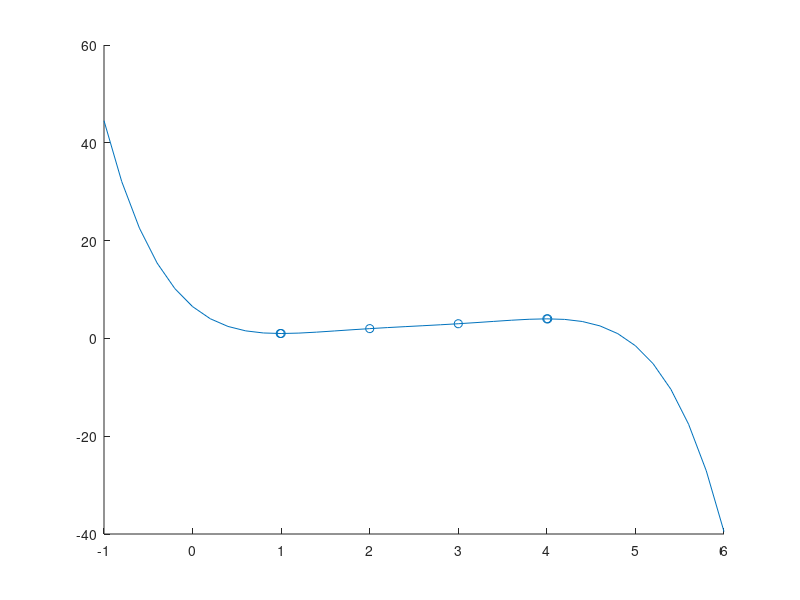
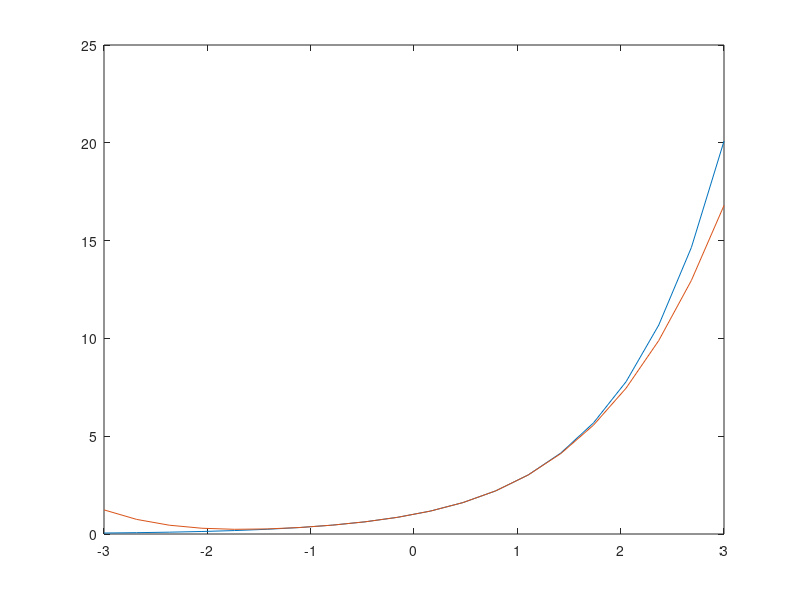
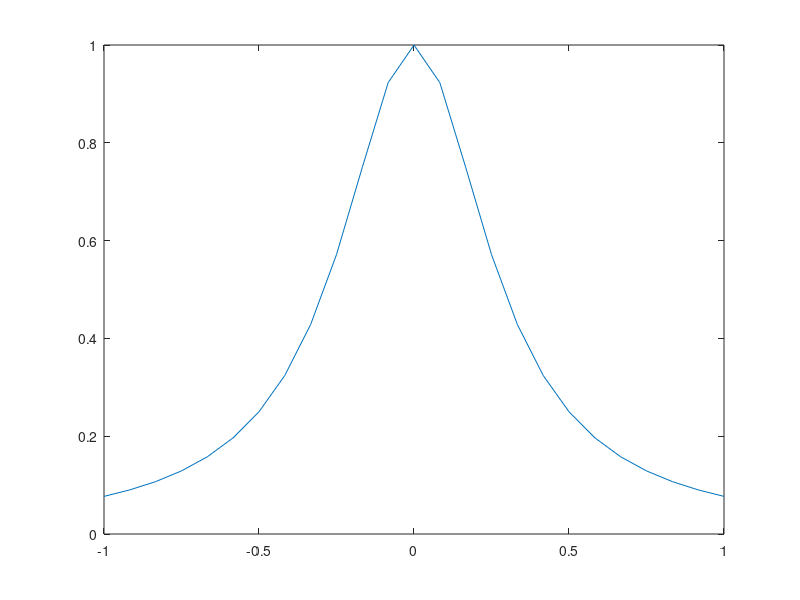
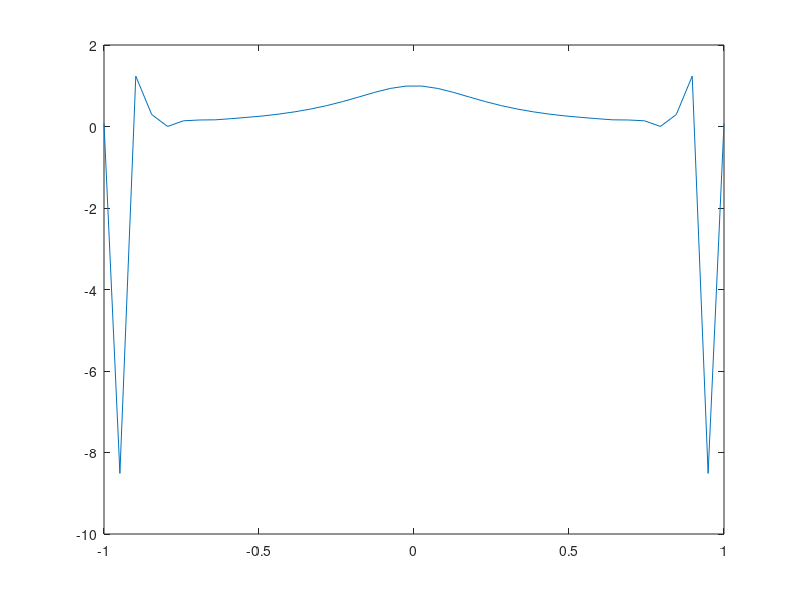

Write the MATLAB code that produced these figures, in order.
%Examples July 15

%data with points close to each other
x = [0.99 1 2 3 4 4.01];
y = [1 1 2 3  4 4];
p_new = polyfit(x,y,5)
x_plot = -1:0.2:6;
y_plot = polyval(p_new,x_plot);
figure,scatter(x,y)
hold on,plot(x_plot,y_plot)
clear

%interpolation error interpolate exp(x) on [-1,1]
x = linspace(-1,1,5);
y = exp(x);
y_fit = polyfit(x,y,4);

%plot function and interpolant on [-3,3]
x1 = linspace(-3,3,20);
y = exp(x1);
y1 = polyval(y_fit,x1);
figure,plot(x1,y,x1,y1);
clear,close all

%Runge example
f = @(x) 1./(1+12*x.^2);
x = linspace(-1,1,25);
y = f(x);
figure,plot(x,y)
% now, interpolate a function through those points
y_fit = polyfit(x,y,24);
x1 = linspace(-1,1,40);
y1 = polyval(y_fit,x1);
figure,plot(x1,y1);

%% Least Squares %%
%find the least quares solution to Ax=b in from the notes
A = [1 1;1 -1;1 1];
b = [2;1;3];

%Matlab "magic backslash" does it all

x_bar = A\b


%% fitting a quadratic
A = [1 -1 1;1  0 0;1 1 1;1 2 4];
b =[1;0;0;-2];

%curiosty: What is A'A?
ata = A'*A

%is A'A SPD?
chol(ata)

c = A\b

%% check out the Matlab polyfit function
y = [1 0 0 -2];
t = [-1 0 1 2];
    
c1 = polyfit(t,y,2)

